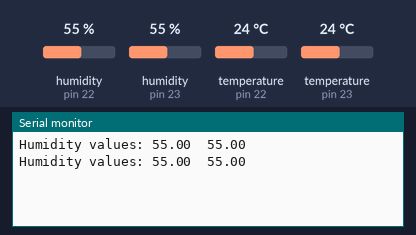
A sketch run on a simulated Arduino Mega 2560, built with avr-gcc and run on an emulated ATmega2560. Shown: the last lines printed to the serial monitor. The test bench sets the inputs (shaded band); at power-on: humidity (sensors on pin 22, pin 23) 55 %, temperature (sensors on pin 22, pin 23) 24 °C.

Above: at 2.8 s.
2.9 s: humidity (sensor on pin 22) set to 22 %
At 4.4 s:
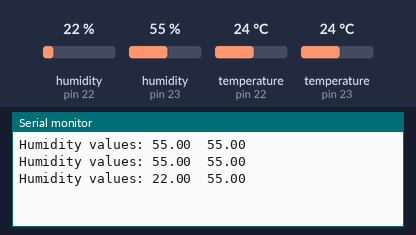
5.6 s: humidity (sensor on pin 23) set to 22 %
At 7.5 s:
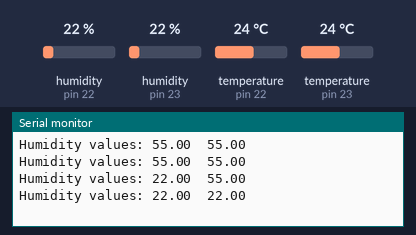
8.3 s: humidity (sensor on pin 22) set to 40 %
At 10.8 s:
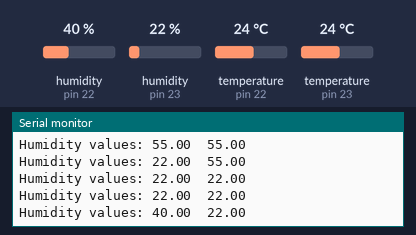
11.0 s: humidity (sensor on pin 23) set to 40 %
At 13.3 s:
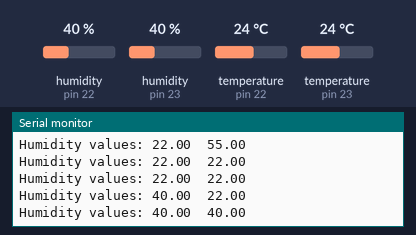
Timing chart, 0 to 14.7 s (numbered marks = the images above; inputs shaded):
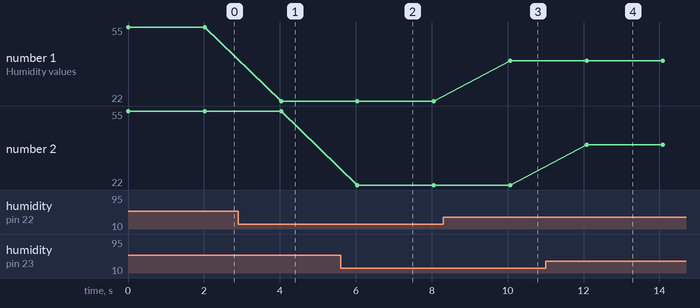

The sketch:

Test_DHT22.ino
```cpp
//Testing DHT22/AM2302 Humidity Sensor
//On Arduino MEGA 2560 + ESP12 Board
//Guining Pertin - 16 Aug
//Humidity: 0-100%, 2-5% Accuracy
#include <DHT.h>

#define TYPE DHT22
#define PIN1 22
#define PIN2 23

DHT dht1(PIN1, TYPE);
DHT dht2(PIN2, TYPE);

float hum1;
float hum2;

void setup() {
  // put your setup code here, to run once:
//  pinMode(A0, INPUT);
  Serial.begin(115200);
  dht1.begin();
  dht2.begin();
}

void loop() {
  // put your main code here, to run repeatedly:
  hum1 = dht1.readHumidity();
  hum2 = dht2.readHumidity();
  Serial.print("Humidity values: ");
  Serial.print(hum1);
  Serial.print('\t');
  Serial.println(hum2);
  //Data can be collected every 2 seconds only
  delay(2000);
}
```

Measured:
- after the input at 2.9 s, the serial monitor: prints a new line after 1.1 s (image 1)
- after the input at 5.6 s, the serial monitor: prints a new line after 0.45 s (image 2)
- after the input at 8.3 s, the serial monitor: prints a new line after 1.8 s (image 3)
- after the input at 11.0 s, the serial monitor: prints a new line after 1.1 s (image 4)
- plotted number 1: 55 → 22 after the input at 2.9 s, 22 → 40 after the input at 8.3 s
